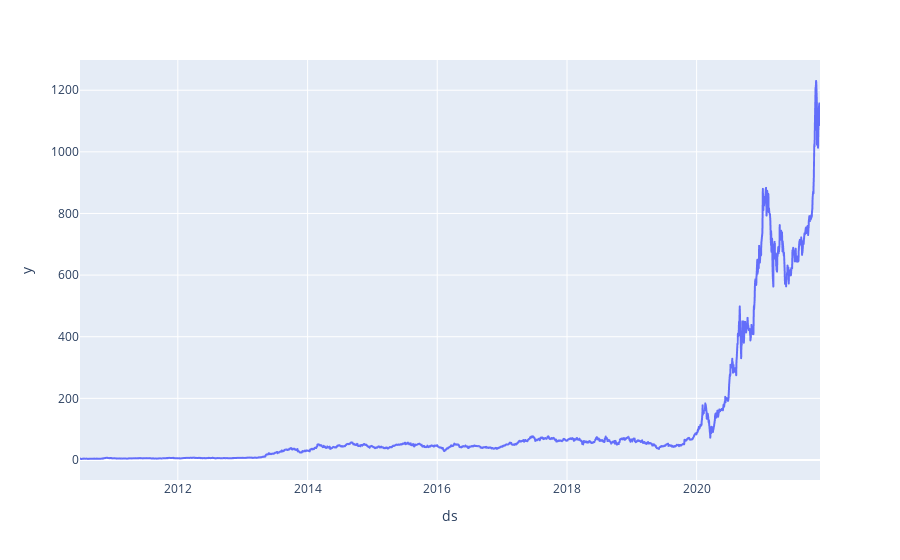

Notebook code for this chart:
### Code cell
px.line(tesla, x='ds', y='y')

### Figure 1 — Plotly figure (JSON) as saved in the notebook; plotly's stock layout.template omitted (floating-point values rounded to 4 significant figures; data arrays with more than 128 entries replaced by an {"elided": "..."} marker saying what was removed)
{"data": [{"hovertemplate": "ds=%{x}<br>y=%{y}<extra></extra>", "legendgroup": "", "line": {"color": "#636efa", "dash": "solid"}, "marker": {"symbol": "circle"}, "mode": "lines", "name": "", "showlegend": false, "type": "scattergl", "x": {"elided": "2875 str values"}, "xaxis": "x", "y": {"elided": "2875 float values"}, "yaxis": "y"}], "layout": {"legend": {"tracegroupgap": 0}, "margin": {"t": 60}, "xaxis": {"anchor": "y", "domain": [0, 1], "title": {"text": "ds"}}, "yaxis": {"anchor": "x", "domain": [0, 1], "title": {"text": "y"}}}}
